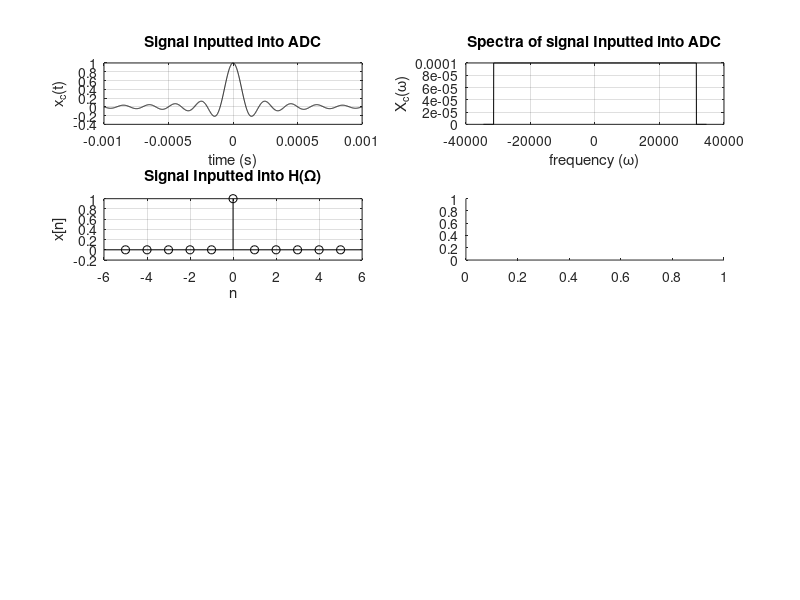

The MATLAB source for this figure: (Note: this script raises an error after producing the figure.)
cgate = @(t) (abs(t) < 0.5) + 0.5.*(abs(t) == 0.5);
ddelta = @(n) (n<0.000001 & n>-0.000001);           % discrete Kronecker delta
B = 10000*pi;                   % Width of signal in time domain
T = 0.001;                      % sampling interval of 1 ms
DACmax = 3.3;
DACmin = 0;

xc = @(t) sinc(t.*B/pi);        % Continuous time input
Xc = @(w) (pi/B).*cgate(w ./ (2*B));

x = @(n) xc(n.*T) .* (mod(n,1)==0);% Discrete time sampled signal
X = @(w) 1;

y = @(n) ((cos(pi.*n)./(n.*T)).*(n~=0) + 0.*(n==0)).*(mod(n,1)==0);
Y = @(w) w.*j/T .* (abs(w) <= pi);

%yc = @(t) DACmax.*(sinc(t.*B/pi) >= 0) + DACmin.*(sinc(t.*B/pi) <= 0);

% Sketch xc(t)
subplot(4,2,1); t = -T:T/1000:T; 
plot(t,xc(t),'k'); xlabel('time (s)'); ylabel('x_c(t)'); 
title('Signal Inputted into ADC'); grid on;
% Sketch Xc(w)
subplot(4,2,2); w = -B-B/10:B/1000:B+B/10; 
plot(w,Xc(w),'k'); xlabel('frequency (\omega)'); ylabel('X_c(\omega)'); 
title('Spectra of signal Inputted into ADC'); grid on;


% Sketch x[n]
subplot(4,2,3); n = -5:5; 
stem(n,x(n),'k'); xlabel('n'); ylabel('x[n]'); 
title('Signal Inputted into H(\Omega)'); grid on;
% Sketch X(W)
subplot(4,2,4);
yline(1,'k'); xlabel('frequency (\Omega)'); ylabel('X(\Omega)'); 
title('Spectra of signal Inputted into H(\Omega)'); grid on; axis([-pi pi 0 1.1]);


% Sketch y[n]
subplot(4,2,5); n = -20:20;
stem(n,y(n),'k'); xlabel('n'); ylabel('y[n]'); 
title('Signal Outputted from H(\Omega)'); axis tight; grid on;
% Sketch Y(W)
subplot(4,2,6); W = -pi:0.001:pi; 
plot(W,abs(Y(W)),'k'); xlabel('frequency (\Omega)'); ylabel('X(\Omega)'); 
title('Spectra of signal Outputted from H(\Omega)'); grid on;



% Sketch y(t)
N = 1000;
subplot(4,2,7); t = -0.01:0.0001:0.01;
yc = 0;
for n = -N:N
    if n~=0
        yc = yc + y(n) .* sinc((t - n*T)./T);       
    end
end
plot(t,yc,'k'); xlabel('time (s)'); ylabel('y_c(t)'); 
title('Signal Outputted from DAC'); grid on;
% Sketch Yc(w)
subplot(4,2,8); w = -B-B/10:B/1000:B+B/10; 
% plot(w,Yc(w),'k'); xlabel('frequency (\omega)'); ylabel('Y_c(\omega)'); 
title('Spectra of signal Outputted from DAC'); grid on;




